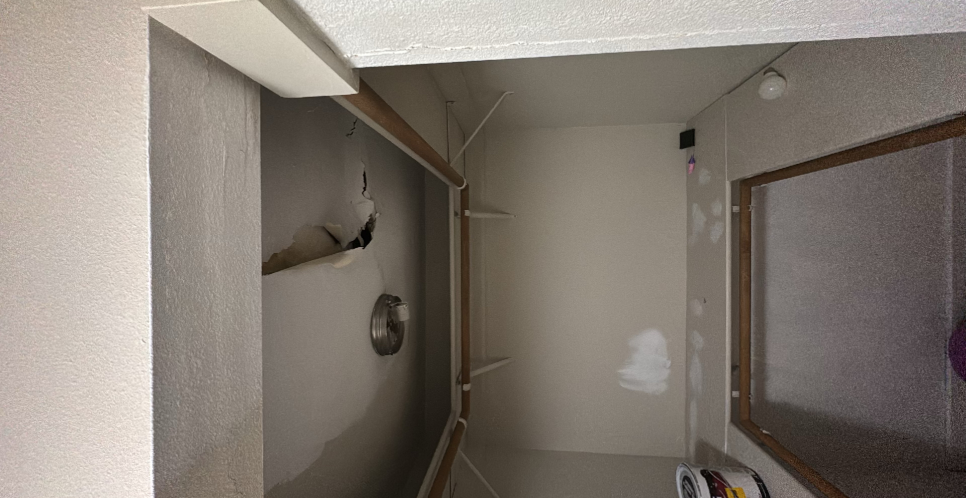
#> input picture 3D/Geometry/workspace/ceiling/dense/images/ceiling__shot_01.jpg, 1931 x 996 px (shown at 1/2 size)
$ python -i scale.py   (imports and definitions only)
#> lines starting #> are read from the running program, lines starting #| are printed output that depends on the picture; after the words box and inside, x2 and y2 are one past the last pixel; in counts of white or black regions, pixels touching at a corner belong together
"""Stage [D]: Scale Calibration - detect the scale card, cross-check/correct
Depth Pro's native metric scale against it.

The capture app's scale card is a small "Teddy Bear" novelty ruler, pale
blue, ~15cm (0-15cm marked). Not an ArUco marker (spec suggested ArUco as a
"going forward" improvement) - this detects the physical ruler already in
the existing photos via color thresholding + largest-connected-component,
the same method validated in the COLMAP-based pilot (Geometry/REPORT.md
Section 3): reliable ONLY when the ruler is laid flat, roughly parallel to
the camera, in the same shot as the defect. Held-at-an-angle shots will
silently give a wrong correction scalar - that's why we return a
`reliable: bool` the caller must respect, and gate degraded confidence off it.
"""
import numpy as np
from scipy import ndimage
from PIL import Image

RULER_LENGTH_M = 0.15  # 0-15cm marked ruler; ~5-10% uncertainty on exact tip-to-tip length


def _largest_component(mask):
    labeled, n = ndimage.label(mask, structure=np.ones((3, 3)))
    if n == 0:
        return None, 0
    sizes = ndimage.sum(mask, labeled, range(1, n + 1))
    best = int(np.argmax(sizes)) + 1
    return labeled == best, int(sizes[best - 1])


def detect_ruler(image_path, hue_lo=175, hue_hi=225, sat_lo=25, val_lo=70, val_hi=255,
                  crop=None, min_size=200):
    """Returns dict(found, mask, endpoints_px=[(x0,y0),(x1,y1)], length_px,
    aspect_ratio) or {"found": False} if nothing plausible was isolated.
    `aspect_ratio` (major/minor axis) flags oblique/foreshortened shots -
    a real, flat, in-frame ruler should be a thin, elongated blob (high
    aspect ratio); a low aspect ratio (blobby, not sliver-shaped) usually
    means the detector caught something else, or the ruler is nearly
    edge-on / not worth trusting.
    """
#> called with hue_lo = 175, hue_hi = 225, sat_lo = 25, val_lo = 70, val_hi = 255, min_size = 200
    im = Image.open(image_path).convert("RGB")
#> im is the input picture: PIL image 1931x996 RGB; mean R, G, B 131, 122.6, 114.1
    x0, y0 = 0, 0
    if crop:
        x0, y0, x1, y1 = crop
        im = im.crop((x0, y0, x1, y1))
    hsv = np.asarray(im.convert("HSV")).astype(np.float32)
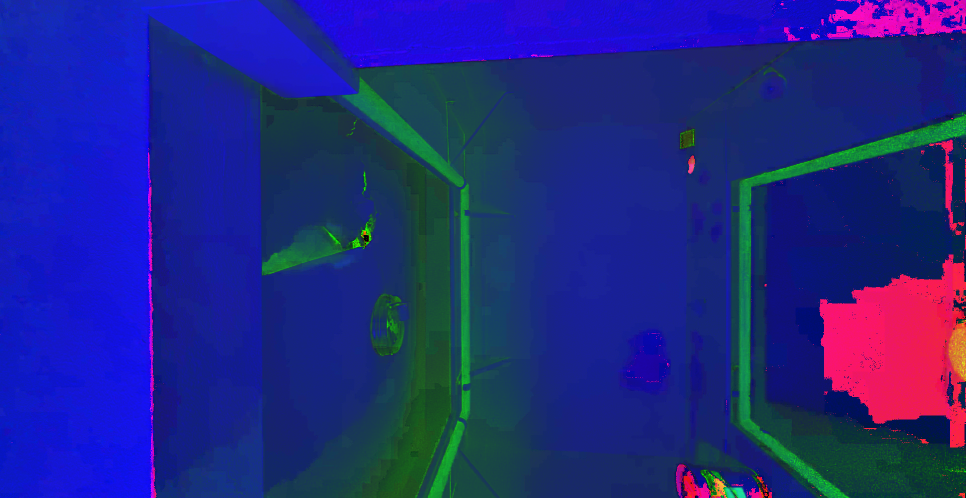
#> hsv: shape (996, 1931, 3) float32 (shown at 1/2 size); mean R, G, B 32.3, 39.4, 130.9
    H, S, V = hsv[..., 0] * (360.0 / 255.0), hsv[..., 1], hsv[..., 2]
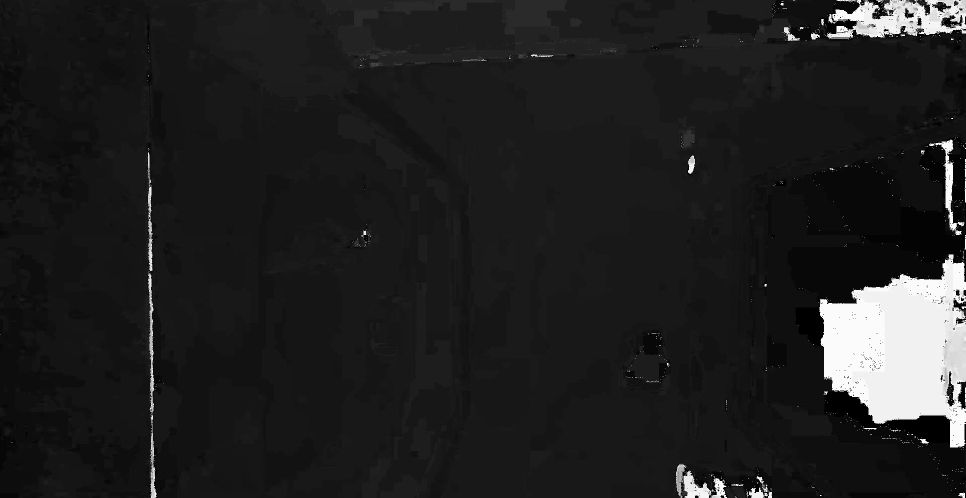
#> H: shape (996, 1931) float32 (shown at 1/2 size); min 0, max 357.2, mean 45.6; drawn with min black and max white
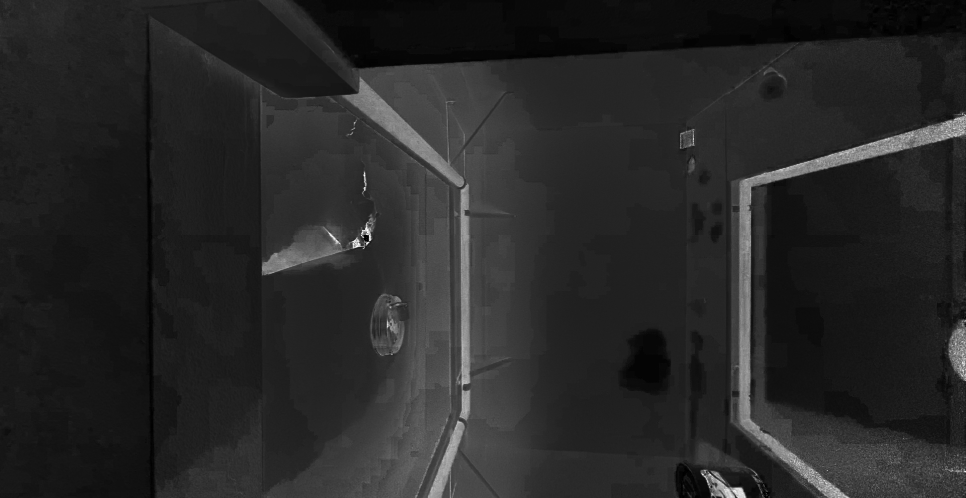
#> S: shape (996, 1931) float32 (shown at 1/2 size); min 0, max 255, mean 39.4
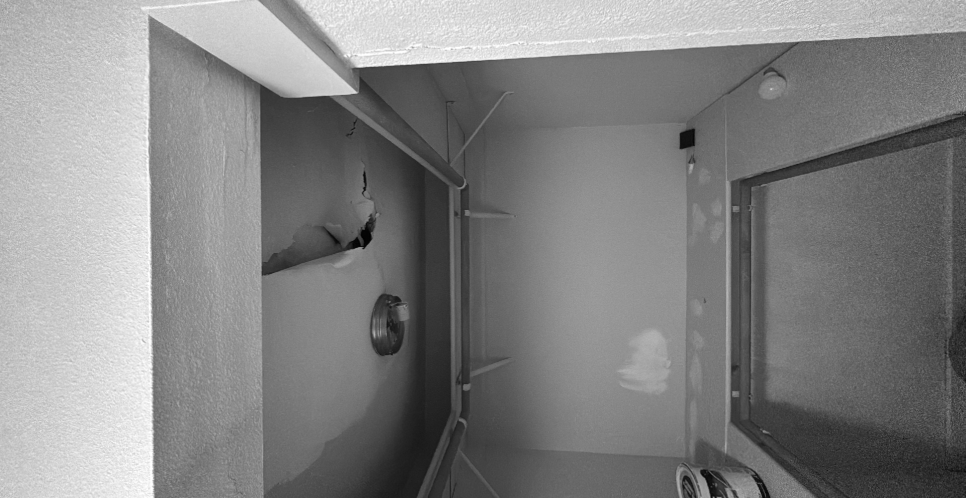
#> V: shape (996, 1931) float32 (shown at 1/2 size); min 0, max 255, mean 131
    mask = (H >= hue_lo) & (H <= hue_hi) & (S >= sat_lo) & (V >= val_lo) & (V <= val_hi)
#> mask: shape (996, 1931) bool; every value is 0
    comp, size = _largest_component(mask)
#> in _largest_component, `labeled, n = ndimage.label(mask, structure=np.ones((3, 3)))`: labeled: shape (996, 1931) int32; every value is 0
#> in _largest_component, `labeled, n = ndimage.label(mask, structure=np.ones((3, 3)))`: n = 0
#> size = 0
    if comp is None or size < min_size:
        return {"found": False, "reason": f"no component >= {min_size}px (best {size})"}

    ys, xs = np.nonzero(comp)
    pts = np.stack([xs, ys], axis=1).astype(np.float64)
    mean = pts.mean(axis=0)
    centered = pts - mean
    cov = np.cov(centered.T)
    evals, evecs = np.linalg.eigh(cov)
    order = np.argsort(evals)[::-1]
    evals, evecs = evals[order], evecs[:, order]
    major = evecs[:, 0]
    proj = centered @ major
    length_px = proj.max() - proj.min()
    minor_std = np.sqrt(max(evals[1], 1e-6))
    aspect_ratio = length_px / (2 * minor_std) if minor_std > 0 else 0

    p0 = mean + major * proj.min()
    p1 = mean + major * proj.max()
    # shift back to full-image coords if cropped
    p0 = (p0[0] + x0, p0[1] + y0)
    p1 = (p1[0] + x0, p1[1] + y0)

    full_mask = None
    if crop:
        full_mask = np.zeros((Image.open(image_path).size[1], Image.open(image_path).size[0]), dtype=bool)
        full_mask[y0:y0 + comp.shape[0], x0:x0 + comp.shape[1]] = comp
    else:
        full_mask = comp

    return {
        "found": True,
        "mask": full_mask,
        "endpoints_px": [p0, p1],
        "length_px": float(length_px),
        "aspect_ratio": float(aspect_ratio),
        "component_size_px": int(size),
    }


# [59 lines left out: function cross_check_against_depth, not called in this run]

>>> result = detect_ruler('../../Geometry/workspace/ceiling/dense/images/ceiling__shot_01.jpg')
#> result = {'found': False, 'reason': 'no component >= 200px (best 0)'}

$ run again, on 3D/Geometry/workspace/ceiling/dense/images/ceiling__shot_02.jpg
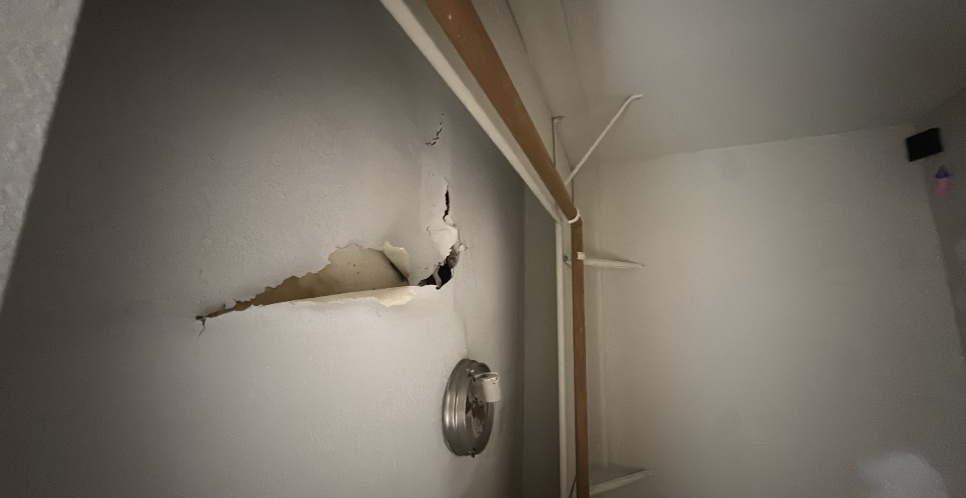
#> input picture 3D/Geometry/workspace/ceiling/dense/images/ceiling__shot_02.jpg, 1931 x 996 px (shown at 1/2 size)
#> in detect_ruler, im is the input picture: PIL image 1931x996 RGB; mean R, G, B 116.1, 109.5, 98.8
#> in detect_ruler, `H, S, V = hsv[..., 0] * (360.0 / 255.0), hsv[..., 1], hsv[..., 2]`:
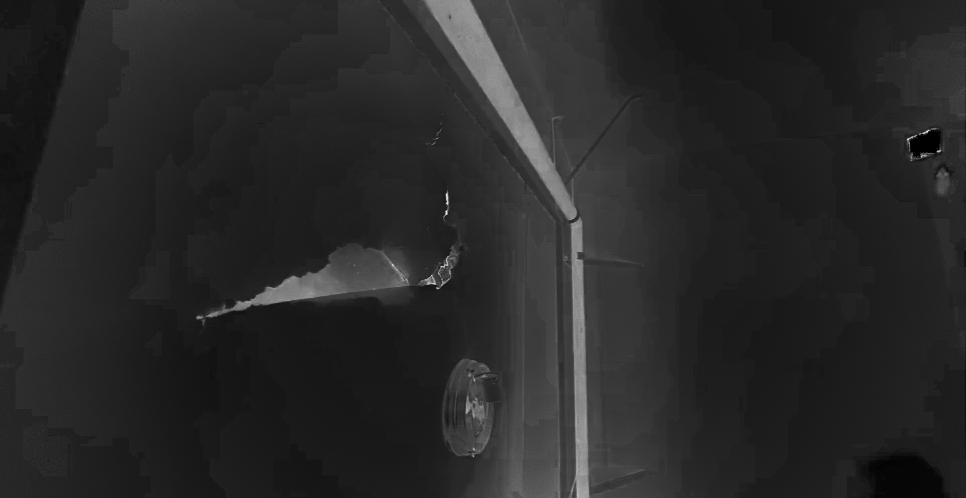
#> S: shape (996, 1931) float32 (shown at 1/2 size); min 0, max 255, mean 39.8
#> in detect_ruler, `H, S, V = hsv[..., 0] * (360.0 / 255.0), hsv[..., 1], hsv[..., 2]`:
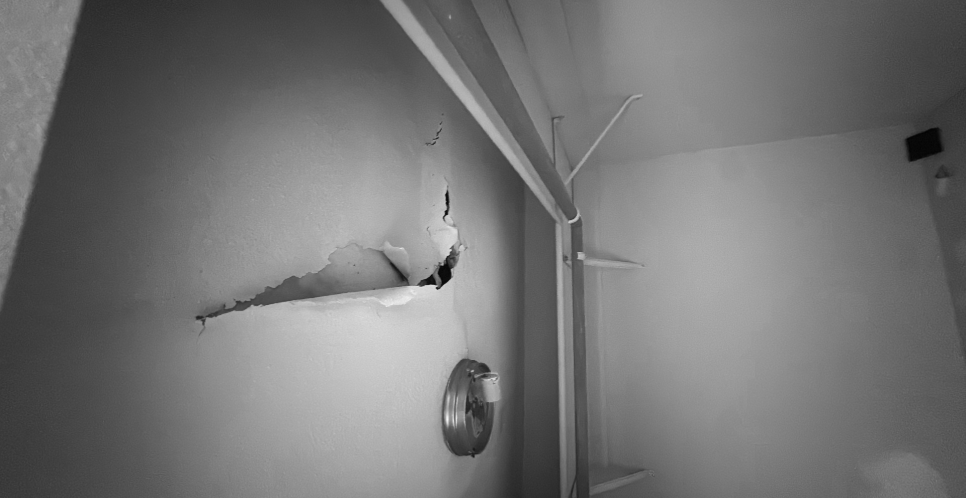
#> V: shape (996, 1931) float32 (shown at 1/2 size); min 0, max 248, mean 116.1
#> mask: shape (996, 1931) bool; every value is 0
#> labeled: shape (996, 1931) int32; every value is 0
#> n = 0
#> result = {'found': False, 'reason': 'no component >= 200px (best 0)'}

$ run again, on 3D/Geometry/workspace/ceiling/dense/images/ceiling__shot_03.jpg
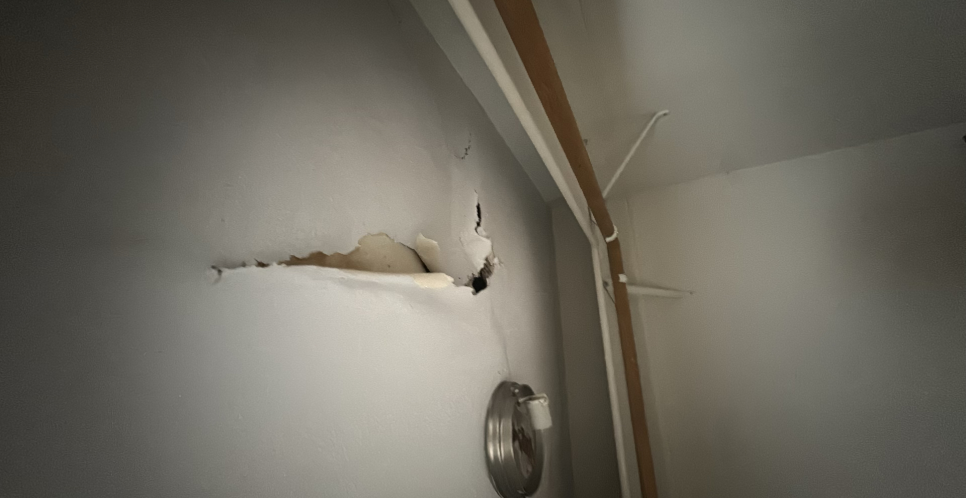
#> input picture 3D/Geometry/workspace/ceiling/dense/images/ceiling__shot_03.jpg, 1931 x 996 px (shown at 1/2 size)
#> in detect_ruler, im is the input picture: PIL image 1931x996 RGB; mean R, G, B 108.8, 105.1, 94.9
#> in detect_ruler, `H, S, V = hsv[..., 0] * (360.0 / 255.0), hsv[..., 1], hsv[..., 2]`:
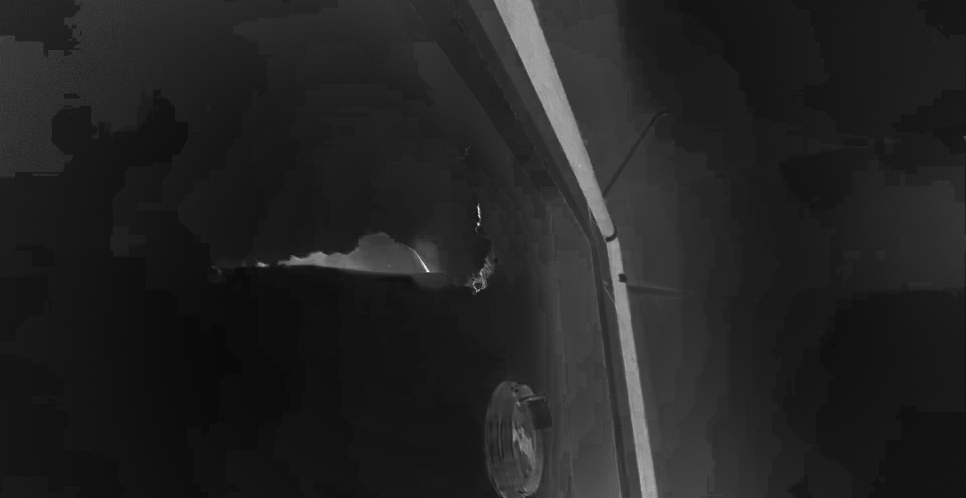
#> S: shape (996, 1931) float32 (shown at 1/2 size); min 0, max 255, mean 34.5
#> in detect_ruler, `H, S, V = hsv[..., 0] * (360.0 / 255.0), hsv[..., 1], hsv[..., 2]`:
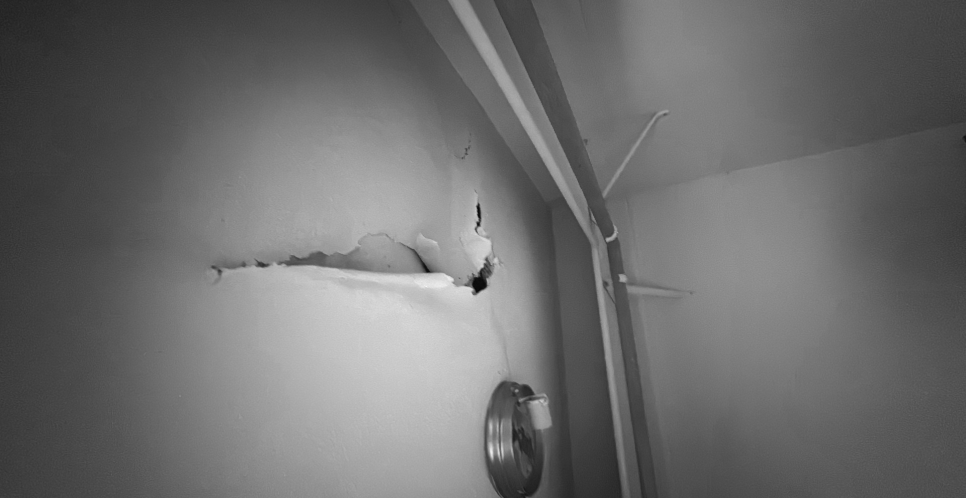
#> V: shape (996, 1931) float32 (shown at 1/2 size); min 4, max 251, mean 108.8
#> mask: shape (996, 1931) bool; every value is 0
#> labeled: shape (996, 1931) int32; every value is 0
#> n = 0
#> result = {'found': False, 'reason': 'no component >= 200px (best 0)'}
